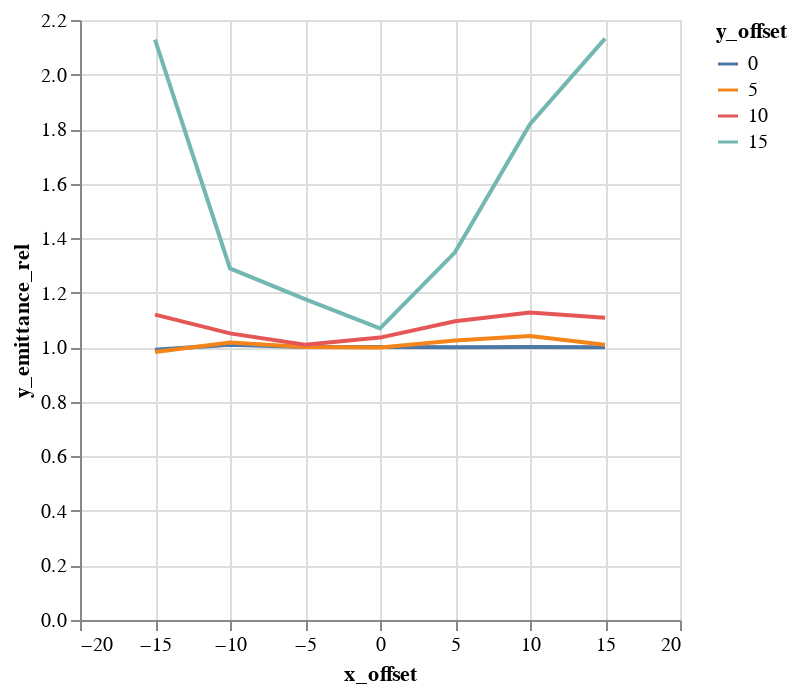

The notebook cell saved with this chart:
### Code cell
alt.Chart(emit_df).mark_line().encode(
    color='y_offset:N',
    x='x_offset',
    y='y_emittance_rel',
)

### Figure 1 — Vega-Lite specification as saved in the notebook (floating-point values rounded to 4 significant figures)
{"$schema": "https://vega.github.io/schema/vega-lite/v1.2.1.json", "data": {"values": [{"losses": 163, "relbeta": 0.002308, "sourceID": 16777222, "sourceName": "x_-15_y_0", "x_emittance": 1.701, "x_emittance_rel": 1.049, "x_norm_emittance": 0.003926, "x_offset": -15, "y_emittance": 1.558, "y_emittance_rel": 0.9911, "y_norm_emittance": 0.003597, "y_offset": 0}, {"losses": 156, "relbeta": 0.002308, "sourceID": 16777229, "sourceName": "x_-15_y_5", "x_emittance": 1.574, "x_emittance_rel": 0.9878, "x_norm_emittance": 0.003632, "x_offset": -15, "y_emittance": 1.566, "y_emittance_rel": 0.9826, "y_norm_emittance": 0.003615, "y_offset": 5}, {"losses": 155, "relbeta": 0.002308, "sourceID": 16777236, "sourceName": "x_-15_y_10", "x_emittance": 2.163, "x_emittance_rel": 1.338, "x_norm_emittance": 0.004993, "x_offset": -15, "y_emittance": 1.788, "y_emittance_rel": 1.12, "y_norm_emittance": 0.004127, "y_offset": 10}, {"losses": 144, "relbeta": 0.002308, "sourceID": 16777243, "sourceName": "x_-15_y_15", "x_emittance": 2.842, "x_emittance_rel": 1.701, "x_norm_emittance": 0.006561, "x_offset": -15, "y_emittance": 3.536, "y_emittance_rel": 2.128, "y_norm_emittance": 0.008163, "y_offset": 15}, {"losses": 2, "relbeta": 0.002308, "sourceID": 16777220, "sourceName": "x_-10_y_0", "x_emittance": 1.708, "x_emittance_rel": 1.073, "x_norm_emittance": 0.003943, "x_offset": -10, "y_emittance": 1.567, "y_emittance_rel": 1.01, "y_norm_emittance": 0.003618, "y_offset": 0}, {"losses": 2, "relbeta": 0.002308, "sourceID": 16777227, "sourceName": "x_-10_y_5", "x_emittance": 1.699, "x_emittance_rel": 1.053, "x_norm_emittance": 0.003921, "x_offset": -10, "y_emittance": 1.608, "y_emittance_rel": 1.017, "y_norm_emittance": 0.003711, "y_offset": 5}, {"losses": 3, "relbeta": 0.002308, "sourceID": 16777234, "sourceName": "x_-10_y_10", "x_emittance": 1.688, "x_emittance_rel": 1.135, "x_norm_emittance": 0.003896, "x_offset": -10, "y_emittance": 1.75, "y_emittance_rel": 1.051, "y_norm_emittance": 0.00404, "y_offset": 10}, {"losses": 1, "relbeta": 0.002308, "sourceID": 16777241, "sourceName": "x_-10_y_15", "x_emittance": 2.001, "x_emittance_rel": 1.38, "x_norm_emittance": 0.00462, "x_offset": -10, "y_emittance": 2.107, "y_emittance_rel": 1.289, "y_norm_emittance": 0.004863, "y_offset": 15}, {"losses": 0, "relbeta": 0.002308, "sourceID": 16777218, "sourceName": "x_-5_y_0", "x_emittance": 1.68, "x_emittance_rel": 1.002, "x_norm_emittance": 0.003878, "x_offset": -5, "y_emittance": 1.72, "y_emittance_rel": 1.001, "y_norm_emittance": 0.00397, "y_offset": 0}, {"losses": 0, "relbeta": 0.002308, "sourceID": 16777225, "sourceName": "x_-5_y_5", "x_emittance": 1.527, "x_emittance_rel": 1.002, "x_norm_emittance": 0.003524, "x_offset": -5, "y_emittance": 1.627, "y_emittance_rel": 1.001, "y_norm_emittance": 0.003757, "y_offset": 5}, {"losses": 0, "relbeta": 0.002308, "sourceID": 16777232, "sourceName": "x_-5_y_10", "x_emittance": 1.538, "x_emittance_rel": 1.017, "x_norm_emittance": 0.00355, "x_offset": -5, "y_emittance": 1.559, "y_emittance_rel": 1.009, "y_norm_emittance": 0.003599, "y_offset": 10}, {"losses": 0, "relbeta": 0.002308, "sourceID": 16777239, "sourceName": "x_-5_y_15", "x_emittance": 1.912, "x_emittance_rel": 1.13, "x_norm_emittance": 0.004414, "x_offset": -5, "y_emittance": 1.771, "y_emittance_rel": 1.177, "y_norm_emittance": 0.004088, "y_offset": 15}, {"losses": 0, "relbeta": 0.002308, "sourceID": 16777216, "sourceName": "x_0_y_0", "x_emittance": 1.544, "x_emittance_rel": 1.003, "x_norm_emittance": 0.003565, "x_offset": 0, "y_emittance": 1.538, "y_emittance_rel": 1.001, "y_norm_emittance": 0.003551, "y_offset": 0}, {"losses": 0, "relbeta": 0.002308, "sourceID": 16777223, "sourceName": "x_0_y_5", "x_emittance": 1.564, "x_emittance_rel": 1.015, "x_norm_emittance": 0.003609, "x_offset": 0, "y_emittance": 1.534, "y_emittance_rel": 0.9996, "y_norm_emittance": 0.003542, "y_offset": 5}, {"losses": 0, "relbeta": 0.002308, "sourceID": 16777230, "sourceName": "x_0_y_10", "x_emittance": 1.473, "x_emittance_rel": 1.05, "x_norm_emittance": 0.0034, "x_offset": 0, "y_emittance": 1.528, "y_emittance_rel": 1.035, "y_norm_emittance": 0.003526, "y_offset": 10}, {"losses": 0, "relbeta": 0.002308, "sourceID": 16777237, "sourceName": "x_0_y_15", "x_emittance": 1.862, "x_emittance_rel": 1.053, "x_norm_emittance": 0.004299, "x_offset": 0, "y_emittance": 1.724, "y_emittance_rel": 1.069, "y_norm_emittance": 0.00398, "y_offset": 15}, {"losses": 0, "relbeta": 0.002308, "sourceID": 16777217, "sourceName": "x_5_y_0", "x_emittance": 1.555, "x_emittance_rel": 1.003, "x_norm_emittance": 0.003589, "x_offset": 5, "y_emittance": 1.674, "y_emittance_rel": 1.0, "y_norm_emittance": 0.003865, "y_offset": 0}, {"losses": 0, "relbeta": 0.002308, "sourceID": 16777224, "sourceName": "x_5_y_5", "x_emittance": 1.639, "x_emittance_rel": 1.023, "x_norm_emittance": 0.003784, "x_offset": 5, "y_emittance": 1.51, "y_emittance_rel": 1.024, "y_norm_emittance": 0.003485, "y_offset": 5}, {"losses": 0, "relbeta": 0.002308, "sourceID": 16777231, "sourceName": "x_5_y_10", "x_emittance": 1.564, "x_emittance_rel": 1.069, "x_norm_emittance": 0.003609, "x_offset": 5, "y_emittance": 1.746, "y_emittance_rel": 1.095, "y_norm_emittance": 0.00403, "y_offset": 10}, {"losses": 0, "relbeta": 0.002308, "sourceID": 16777238, "sourceName": "x_5_y_15", "x_emittance": 2.025, "x_emittance_rel": 1.267, "x_norm_emittance": 0.004675, "x_offset": 5, "y_emittance": 2.122, "y_emittance_rel": 1.348, "y_norm_emittance": 0.004899, "y_offset": 15}, {"losses": 0, "relbeta": 0.002308, "sourceID": 16777219, "sourceName": "x_10_y_0", "x_emittance": 1.581, "x_emittance_rel": 1.041, "x_norm_emittance": 0.00365, "x_offset": 10, "y_emittance": 1.601, "y_emittance_rel": 1.001, "y_norm_emittance": 0.003696, "y_offset": 0}, {"losses": 0, "relbeta": 0.002308, "sourceID": 16777226, "sourceName": "x_10_y_5", "x_emittance": 1.509, "x_emittance_rel": 1.042, "x_norm_emittance": 0.003484, "x_offset": 10, "y_emittance": 1.569, "y_emittance_rel": 1.042, "y_norm_emittance": 0.003623, "y_offset": 5}, {"losses": 0, "relbeta": 0.002308, "sourceID": 16777233, "sourceName": "x_10_y_10", "x_emittance": 1.944, "x_emittance_rel": 1.116, "x_norm_emittance": 0.004488, "x_offset": 10, "y_emittance": 1.819, "y_emittance_rel": 1.128, "y_norm_emittance": 0.004198, "y_offset": 10}, {"losses": 0, "relbeta": 0.002308, "sourceID": 16777240, "sourceName": "x_10_y_15", "x_emittance": 2.657, "x_emittance_rel": 1.689, "x_norm_emittance": 0.006133, "x_offset": 10, "y_emittance": 2.748, "y_emittance_rel": 1.818, "y_norm_emittance": 0.006343, "y_offset": 15}, {"losses": 0, "relbeta": 0.002308, "sourceID": 16777221, "sourceName": "x_15_y_0", "x_emittance": 2.106, "x_emittance_rel": 1.405, "x_norm_emittance": 0.004861, "x_offset": 15, "y_emittance": 1.579, "y_emittance_rel": 1.001, "y_norm_emittance": 0.003645, "y_offset": 0}, {"losses": 1, "relbeta": 0.002308, "sourceID": 16777228, "sourceName": "x_15_y_5", "x_emittance": 2.025, "x_emittance_rel": 1.288, "x_norm_emittance": 0.004674, "x_offset": 15, "y_emittance": 1.5, "y_emittance_rel": 1.01, "y_norm_emittance": 0.003462, "y_offset": 5}, {"losses": 0, "relbeta": 0.002308, "sourceID": 16777235, "sourceName": "x_15_y_10", "x_emittance": 1.966, "x_emittance_rel": 1.212, "x_norm_emittance": 0.004539, "x_offset": 15, "y_emittance": 1.791, "y_emittance_rel": 1.108, "y_norm_emittance": 0.004134, "y_offset": 10}, {"losses": 0, "relbeta": 0.002308, "sourceID": 16777242, "sourceName": "x_15_y_15", "x_emittance": 2.766, "x_emittance_rel": 1.826, "x_norm_emittance": 0.006386, "x_offset": 15, "y_emittance": 3.384, "y_emittance_rel": 2.132, "y_norm_emittance": 0.007812, "y_offset": 15}]}, "encoding": {"color": {"field": "y_offset", "type": "nominal"}, "x": {"field": "x_offset", "type": "quantitative"}, "y": {"field": "y_emittance_rel", "type": "quantitative"}}, "mark": "line"}
